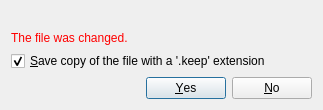
<?xml version="1.0" encoding="UTF-8"?>
<ui version="4.0">
 <class>ClearCase::Internal::UndoCheckOut</class>
 <widget class="QDialog" name="ClearCase::Internal::UndoCheckOut">
  <property name="geometry">
   <rect>
    <x>0</x>
    <y>0</y>
    <width>323</width>
    <height>105</height>
   </rect>
  </property>
  <property name="sizePolicy">
   <sizepolicy hsizetype="Expanding" vsizetype="Preferred">
    <horstretch>0</horstretch>
    <verstretch>0</verstretch>
   </sizepolicy>
  </property>
  <property name="windowTitle">
   <string>Dialog</string>
  </property>
  <layout class="QVBoxLayout" name="verticalLayout">
   <item>
    <widget class="QLabel" name="lblMessage"/>
   </item>
   <item>
    <widget class="QLabel" name="lblModified">
     <property name="palette">
      <palette>
       <active>
        <colorrole role="WindowText">
         <brush brushstyle="SolidPattern">
          <color alpha="255">
           <red>255</red>
           <green>0</green>
           <blue>0</blue>
          </color>
         </brush>
        </colorrole>
       </active>
       <inactive>
        <colorrole role="WindowText">
         <brush brushstyle="SolidPattern">
          <color alpha="255">
           <red>255</red>
           <green>0</green>
           <blue>0</blue>
          </color>
         </brush>
        </colorrole>
       </inactive>
       <disabled>
        <colorrole role="WindowText">
         <brush brushstyle="SolidPattern">
          <color alpha="255">
           <red>68</red>
           <green>96</green>
           <blue>92</blue>
          </color>
         </brush>
        </colorrole>
       </disabled>
      </palette>
     </property>
     <property name="text">
      <string>The file was changed.</string>
     </property>
    </widget>
   </item>
   <item>
    <widget class="QCheckBox" name="chkKeep">
     <property name="text">
      <string>&amp;Save copy of the file with a '.keep' extension</string>
     </property>
     <property name="checked">
      <bool>true</bool>
     </property>
    </widget>
   </item>
   <item>
    <widget class="QDialogButtonBox" name="buttonBox">
     <property name="orientation">
      <enum>Qt::Horizontal</enum>
     </property>
     <property name="standardButtons">
      <set>QDialogButtonBox::No|QDialogButtonBox::Yes</set>
     </property>
    </widget>
   </item>
  </layout>
 </widget>
 <resources/>
 <connections>
  <connection>
   <sender>buttonBox</sender>
   <signal>accepted()</signal>
   <receiver>ClearCase::Internal::UndoCheckOut</receiver>
   <slot>accept()</slot>
   <hints>
    <hint type="sourcelabel">
     <x>248</x>
     <y>254</y>
    </hint>
    <hint type="destinationlabel">
     <x>157</x>
     <y>274</y>
    </hint>
   </hints>
  </connection>
  <connection>
   <sender>buttonBox</sender>
   <signal>rejected()</signal>
   <receiver>ClearCase::Internal::UndoCheckOut</receiver>
   <slot>reject()</slot>
   <hints>
    <hint type="sourcelabel">
     <x>316</x>
     <y>260</y>
    </hint>
    <hint type="destinationlabel">
     <x>286</x>
     <y>274</y>
    </hint>
   </hints>
  </connection>
 </connections>
</ui>
